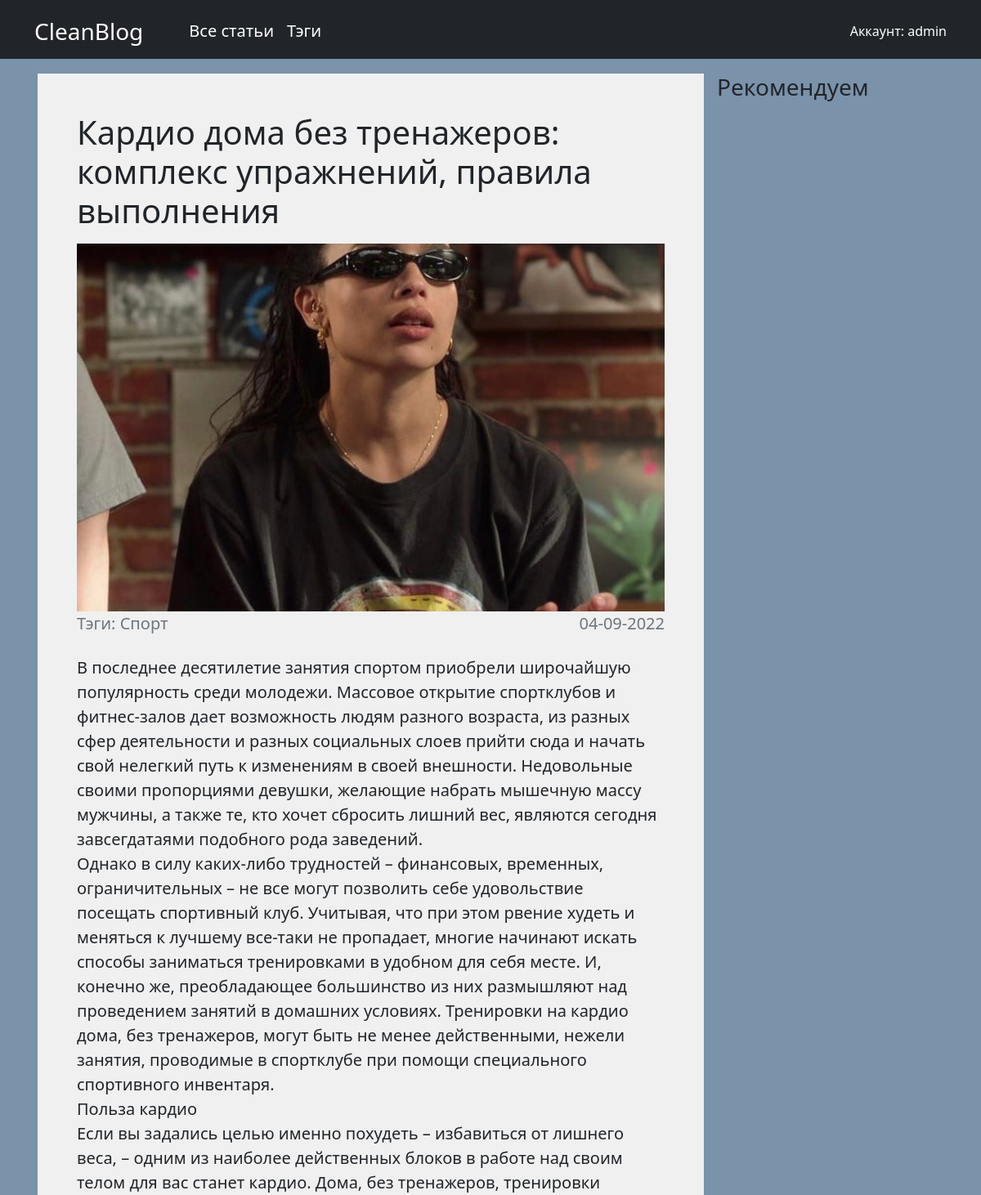
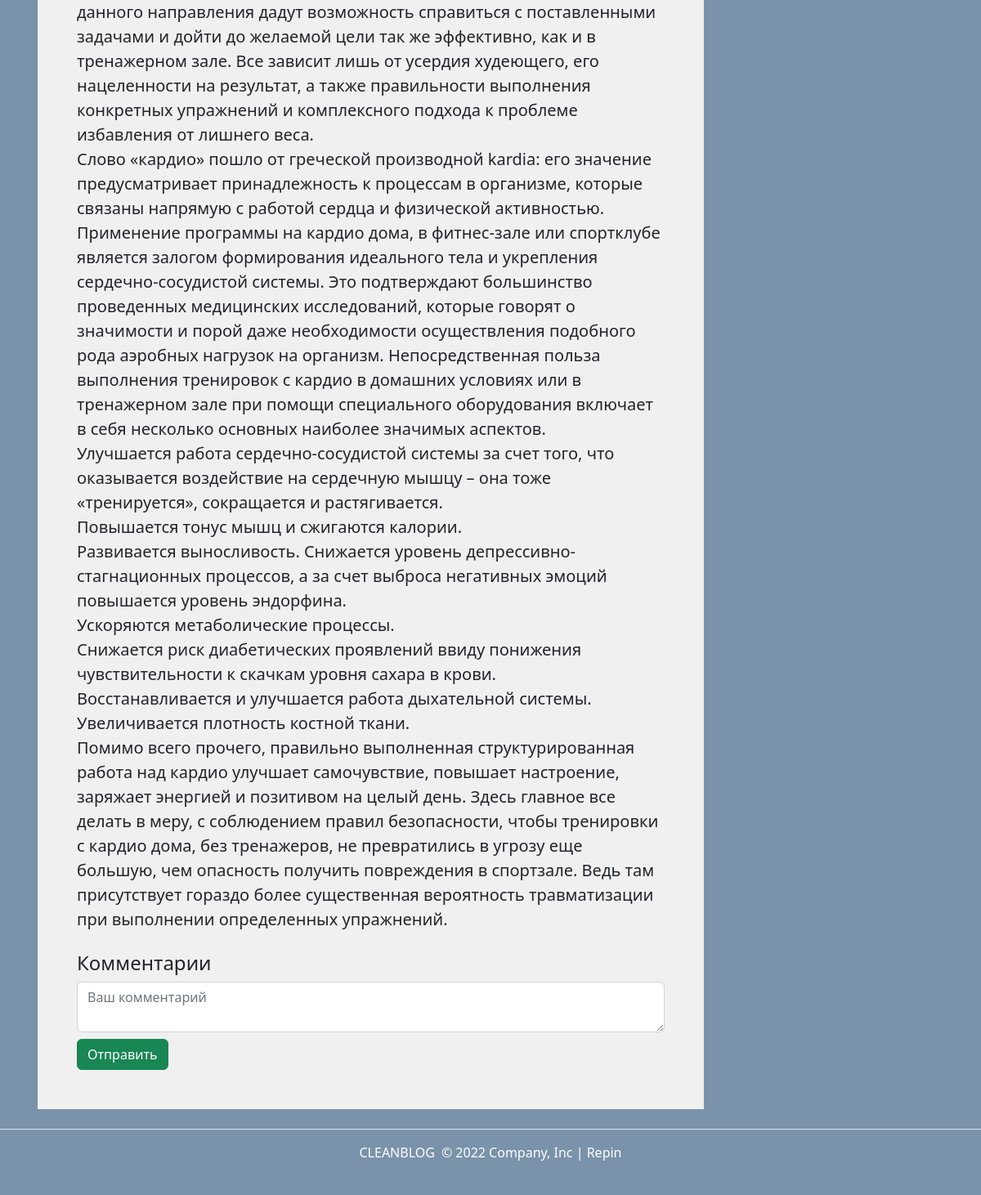
Screenshot of /article_page.php?id=1 (signed in) with the database file from the repository (2 pictures, top to bottom).
### tables this page shows
CREATE TABLE `article_tag` (
  `article_id` int(11) NOT NULL,
  `tag_id` int(11) NOT NULL
);

CREATE TABLE `articles` (
  `id` int(11) NOT NULL,
  `name` varchar(255) NOT NULL,
  `date` date NOT NULL,
  `logo` varchar(255) DEFAULT NULL,
  `text` text NOT NULL
);

CREATE TABLE `tags` (
  `id` int(11) NOT NULL,
  `name` varchar(255) NOT NULL
);

### article_page.php (the view, shortened to what this page needs)
<?php require('database/connect.php');
include('preview_text.php');?>
<!DOCTYPE html>
<html lang="en">
<head>
    <link rel="stylesheet" href="css/article_page.css">
    <link rel="stylesheet" href="css/main.css">
    <link rel="stylesheet" href="css/bootstrap.css">
</head>
<body>
    <div class="wrapper">
        <?php include("templates/header.php");?>
        <?php $result = false;
            if(isset($_GET['id'])){
                $id = (int)$_GET['id'];
                $result = $mysqli->query("SELECT * FROM articles LEFT JOIN article_tag ON articles.id = article_tag.article_id WHERE id='$id'")->fetch_all();}?>
        <?php if($result!=false):?>
            <main class="container-md d-flex flex-row px-0 px-md-3">
                <div class="col-lg-9 col-md-12 pe-lg-3 pe-sm-0">
                    <section class="content p-md-4 p-2 p-lg-5">
                        <div class="mb-3"><h1><?php echo $result[0][1];?></h1></div>
                        <div class="content_image" style="background-image: url(content/article_image/<?php echo $result[0][3];?>);"></div>
                        <div class="d-flex justify-content-between">
                            <div class="text-muted fs-5">Тэги: <?php foreach($result as $arr){ echo $mysqli->query("SELECT * FROM tags WHERE id='$arr[6]'")->fetch_array()['name'] . ' ';}?></div>
                            <div class="text-muted fs-5"><?php echo date("d-m-Y", strtotime($result[0][2]));?></div>
                        </div>
                        <div class="mt-4 fs-5"><p style="white-space: pre-line"><?php echo  $result[0][4];?></p></div>
                        <section class="comments mt-4">
                            <div><h4>Комментарии</h4></div>
                            <?php if(isset($_SESSION['user'])):?>
                                <form action="article_page.php?id=<?php echo $id;?>" method="POST">
                                    <textarea name="comment_text" class="form-control" placeholder="Ваш комментарий" id="floatingTextarea"></textarea>
                                    <button class="btn btn-success mt-2" type="submit">Отправить</button>
                                </form>
                            <?php else:?><div>Чтобы оставить комментарий войдите в аккаунт</div>
                            <?php endif;?>
                        </section>
                    </section>
                </div>
                <div class="col-lg-3 d-none d-lg-block">
                    <aside class="tag_articles d-flex flex-column">
                        <div><h3 class="m-0">Рекомендуем</h3></div>
                    </aside>
                </div>
            </main>
        <?php else:?><div class="text-white ms-5">Статья не найдена(</div>
        <?php endif;?>
        <?php include("templates/footer.php");?>
    </div>
</body>
</html>

### css/article_page.css (style rules this page uses)
.content_image { height: 450px; background-size: cover; background-position: 50% 50%; }
.content { background-color: rgb(240, 240, 240)!important; }

### css/main.css (style rules this page uses)
html,body { height: 100%; }
body { position: relative; }
body::before { background: url("../content/images/background.jpg") no-repeat; background-size: cover; background-color: rgba(13, 58, 100, 0.548); background-blend-mode: multiply; content: ' '; height: 100%; left: 0; position: fixed; top: 0; width: 100%; will-change: transform; z-index: -1; }
.wrapper { margin-top: 90px; display: flex; flex-direction: column; min-height: 100%; }
main { flex: 1 0 auto; }

### rows the page displays
article_tag: article_id.name "Кардио дома без тренажеров: комплекс упражнений, правила выполнения", article_id.logo (picture), tag.name "Спорт", article_id.date "04-09-2022", article_id.text "В последнее десятилетие занятия спортом приобрели широчайшую популярность среди молодежи. Массовое открытие спортклубов и фитнес-залов дает возможность людям разного возраста, из разных сфер деятельности и разных социальных слоев прийти сюда и начать свой нелегкий путь к изменениям в своей внешности. Недовольные своими пропорциями девушки, желающие набрать мышечную массу мужчины, а также те, кто хочет сбросить лишний вес, являются сегодня завсегдатаями подобного рода заведений. Однако в силу каких-либо трудностей – финансовых, временных, ограничительных – не все могут позволить себе удовольствие посещать спортивный клуб. Учитывая, что при этом рвение худеть и меняться к лучшему все-таки не…"

### other values shown
$_SESSION['user'] "admin"
